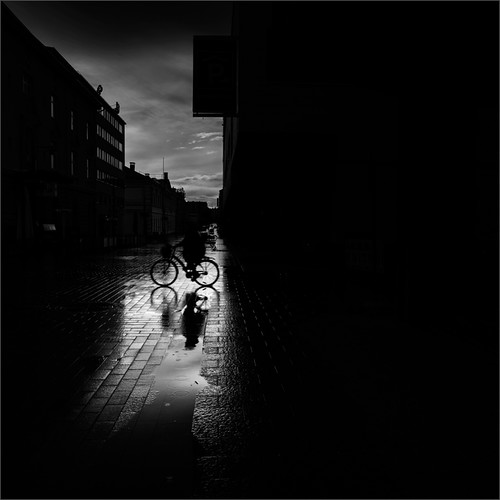
%> input picture sameSize.jpg, 500 x 500 px
$ octave Multiplication_grayscale.m   (GNU Octave 9; MATLAB toolbox functions it lacks are replaced by stand-ins)
%> lines starting %> are read from the running program, lines starting %| are printed output that depends on the picture
% Read in the two grayscale images
img1 = imread('sameSize.jpg');
%> img1 is the input picture: size 500x500x3 uint8; min 0, max 255, mean 16.6
img2 = imread('sameSize2.jpg');
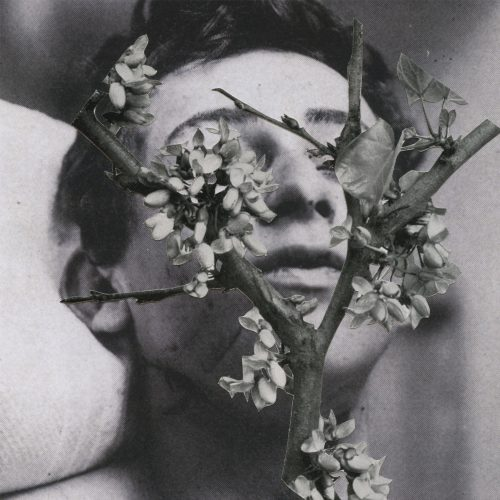
%> input picture sameSize2.jpg, 500 x 500 px
%> img2 is the input picture: size 500x500x3 uint8; mean R, G, B 112.1, 110.8, 112

% Perform the multiplication of the two images
img_product = img1 .* img2;
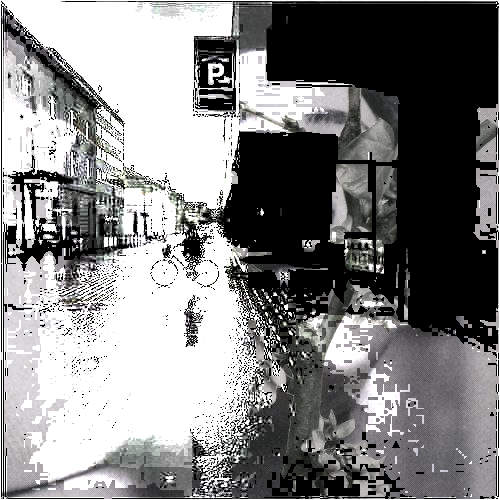
%> img_product: size 500x500x3 uint8; mean R, G, B 130.5, 130.2, 130.4

% Display the resulting image
imshow(img_product);
